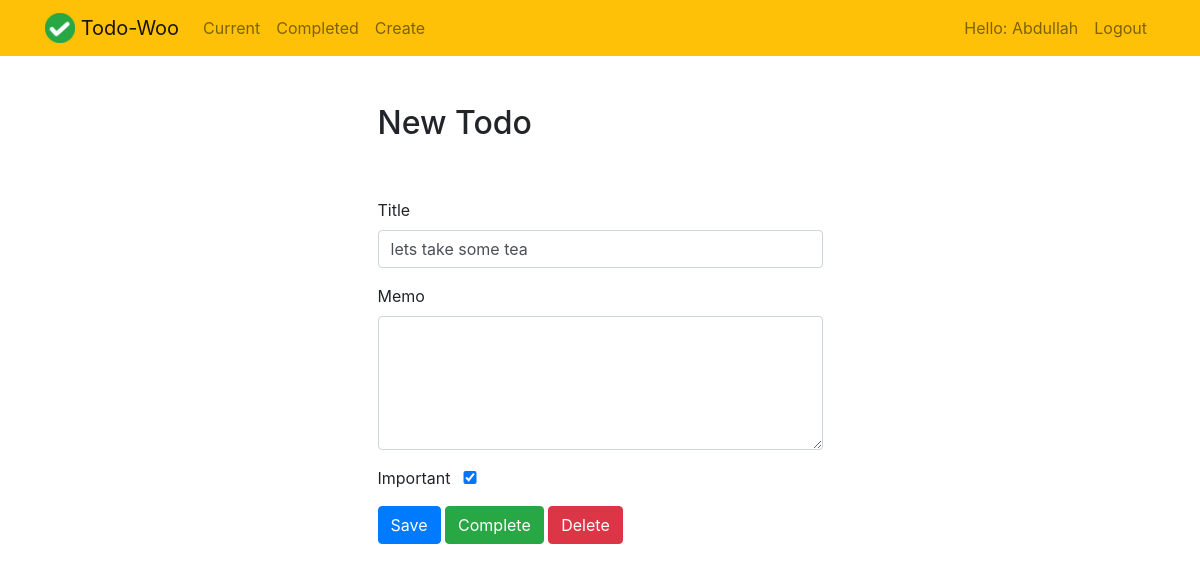
The app's page /todo/5 (signed in), older data.
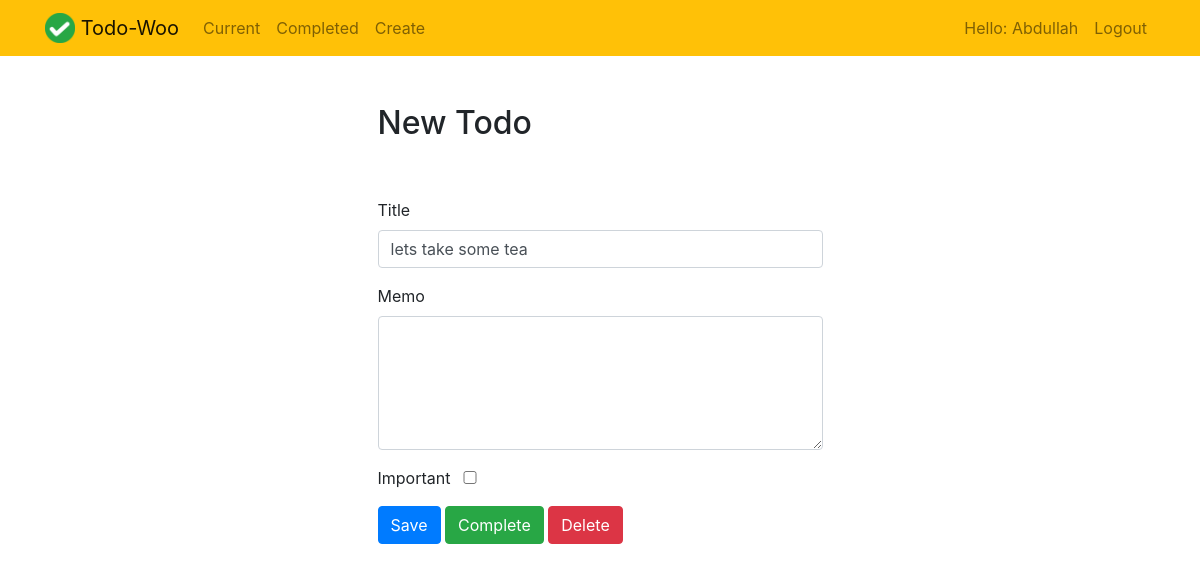
The same page, newer data.
### todo/models.py (models this page shows, shortened)
class Todo(models.Model):
    title = models.CharField(max_length=100)
    memo = models.TextField(blank=True)
    created = models.DateTimeField(auto_now_add=True)
    datecompleted =models.DateTimeField(null=True, blank=True)
    important = models.BooleanField(default=False)
    user = models.ForeignKey(User, on_delete=models.CASCADE)

### todo/views.py (the view, shortened to what this page needs)
# urls.py: path('todo/<int:todo_pk>', views.viewtodo, name='viewtodo'),
@login_required
def viewtodo(request, todo_pk):
    todo = get_object_or_404(Todo, pk=todo_pk, user=request.user)
    if request.method == 'GET':
        form = Todoform(instance=todo)
        return render(request, 'todo/viewtodo.html', {'todo':todo, 'form':form})

### todo/forms.py
class Todoform(ModelForm):
    class Meta:
        model = Todo
        fields = ['title', 'memo', 'important']

### todo/templates/todo/viewtodo.html (shortened to what this page needs)
{% extends 'todo/base.html' %}
{% block content %}
    <div class="row justify-content-center mt-5">
        <div class="col-md-5">
            <h2>New Todo</h2>
        </div>
    </div>
    <div class="row justify-content-center mt-5">
        <div class="col-md-5">
            <form method="POST">
                <div class="form-group">
                    <label for="title">Title</label>
                    <input type="text" id="title" name="title" class="form-control" value="{{ todo.title }}" required>
                </div>
                <div class="form-group">
                    <label for="memo">Memo</label>
                    <textarea class="form-control" id="memo" name="memo" rows="5">{{ todo.memo }}</textarea>
                </div>
                <div class="form-group">
                    <label class="form-check-label" for="important">Important</label>
                    <input class="form-check-input col-md-2" id="important" name="important" type="checkbox" {% if todo.important %} checked {% endif %}>
                </div>
                <button class="btn btn-primary" type="submit">Save</button>
                <button class="btn btn-success" type="button" onclick="$('#complete').click()">Complete</button>
                <button class="btn btn-danger" type="button" onclick="$('#delete').click()">Delete</button>
            </form>
        </div>
    </div>
{% endblock %}

Row changes from the older to the newer data that the page shows:
changed Todo "lets take some tea": important "☑" → "☐"
